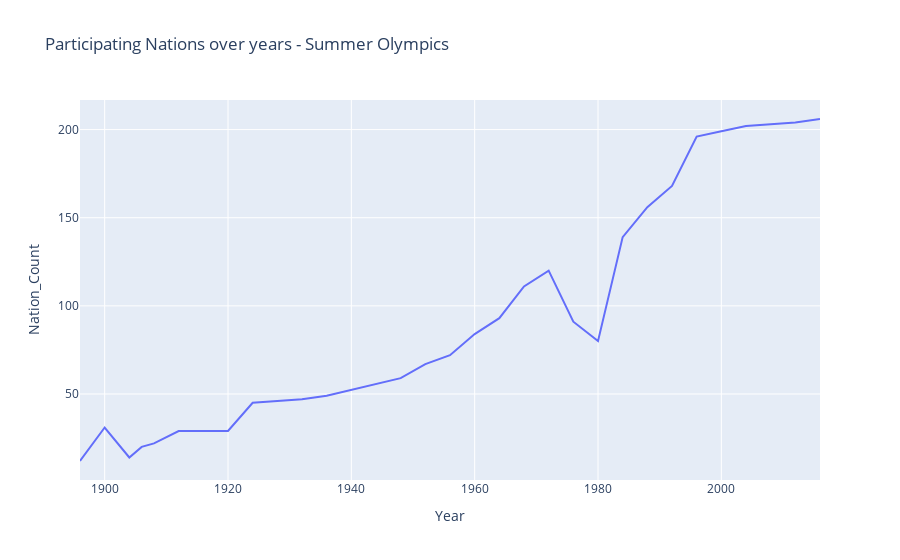

This figure's notebook cell:
### Code cell
fig = px.line(nations_over_time_s, y = "Nation_Count", x = "Year", title = "Participating Nations over years - Summer Olympics")
fig.show()

### Figure 1 — Plotly figure (JSON) as saved in the notebook; plotly's stock layout.template omitted (floating-point values rounded to 4 significant figures)
{"data": [{"hovertemplate": "Year=%{x}<br>Nation_Count=%{y}<extra></extra>", "legendgroup": "", "line": {"color": "#636efa", "dash": "solid"}, "marker": {"symbol": "circle"}, "mode": "lines", "name": "", "orientation": "v", "showlegend": false, "type": "scatter", "x": [1896, 1900, 1904, 1906, 1908, 1912, 1920, 1924, 1928, 1932, 1936, 1948, 1952, 1956, 1960, 1964, 1968, 1972, 1976, 1980, 1984, 1988, 1992, 1996, 2000, 2004, 2008, 2012, 2016], "xaxis": "x", "y": [12, 31, 14, 20, 22, 29, 29, 45, 46, 47, 49, 59, 67, 72, 84, 93, 111, 120, 91, 80, 139, 156, 168, 196, 199, 202, 203, 204, 206], "yaxis": "y"}], "layout": {"autosize": true, "legend": {"tracegroupgap": 0}, "title": {"text": "Participating Nations over years - Summer Olympics"}, "xaxis": {"anchor": "y", "autorange": true, "domain": [0, 1], "range": [1896, 2016], "title": {"text": "Year"}, "type": "linear"}, "yaxis": {"anchor": "x", "autorange": true, "domain": [0, 1], "range": [1.222, 216.8], "title": {"text": "Nation_Count"}, "type": "linear"}}}
